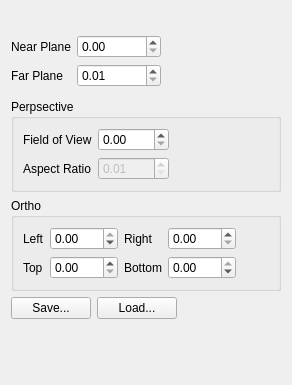
<?xml version="1.0" encoding="UTF-8"?>
<ui version="4.0">
 <class>CameraWidget</class>
 <widget class="QWidget" name="CameraWidget">
  <property name="geometry">
   <rect>
    <x>0</x>
    <y>0</y>
    <width>292</width>
    <height>385</height>
   </rect>
  </property>
  <property name="windowTitle">
   <string>Form</string>
  </property>
  <layout class="QVBoxLayout" name="verticalLayout_2">
   <item>
    <layout class="QVBoxLayout" name="verticalLayout">
     <item>
      <widget class="VectorWidget" name="positionVecEdit" native="true"/>
     </item>
     <item>
      <widget class="VectorWidget" name="centerVecEdit" native="true"/>
     </item>
     <item>
      <widget class="VectorWidget" name="viewVecEdit" native="true"/>
     </item>
    </layout>
   </item>
   <item>
    <spacer name="verticalSpacer_2">
     <property name="orientation">
      <enum>Qt::Vertical</enum>
     </property>
     <property name="sizeType">
      <enum>QSizePolicy::Preferred</enum>
     </property>
     <property name="sizeHint" stdset="0">
      <size>
       <width>20</width>
       <height>6</height>
      </size>
     </property>
    </spacer>
   </item>
   <item>
    <layout class="QHBoxLayout" name="horizontalLayout">
     <item>
      <layout class="QFormLayout" name="formLayout">
       <item row="0" column="0">
        <widget class="QLabel" name="label_7">
         <property name="text">
          <string>Near Plane</string>
         </property>
        </widget>
       </item>
       <item row="0" column="1">
        <widget class="QDoubleSpinBox" name="near">
         <property name="maximum">
          <double>99999.000000000000000</double>
         </property>
        </widget>
       </item>
       <item row="1" column="0">
        <widget class="QLabel" name="label_8">
         <property name="text">
          <string>Far Plane</string>
         </property>
        </widget>
       </item>
       <item row="1" column="1">
        <widget class="QDoubleSpinBox" name="far">
         <property name="minimum">
          <double>0.010000000000000</double>
         </property>
         <property name="maximum">
          <double>9999999.000000000000000</double>
         </property>
        </widget>
       </item>
      </layout>
     </item>
     <item>
      <spacer name="horizontalSpacer">
       <property name="orientation">
        <enum>Qt::Horizontal</enum>
       </property>
       <property name="sizeHint" stdset="0">
        <size>
         <width>40</width>
         <height>20</height>
        </size>
       </property>
      </spacer>
     </item>
    </layout>
   </item>
   <item>
    <spacer name="verticalSpacer_3">
     <property name="orientation">
      <enum>Qt::Vertical</enum>
     </property>
     <property name="sizeType">
      <enum>QSizePolicy::Preferred</enum>
     </property>
     <property name="sizeHint" stdset="0">
      <size>
       <width>17</width>
       <height>6</height>
      </size>
     </property>
    </spacer>
   </item>
   <item>
    <widget class="QGroupBox" name="perspectiveGroupBox">
     <property name="title">
      <string>Perpsective</string>
     </property>
     <layout class="QGridLayout" name="gridLayout_2">
      <item row="0" column="0">
       <widget class="QLabel" name="label_9">
        <property name="text">
         <string>Field of View</string>
        </property>
       </widget>
      </item>
      <item row="0" column="1">
       <widget class="QDoubleSpinBox" name="fov">
        <property name="maximum">
         <double>180.000000000000000</double>
        </property>
       </widget>
      </item>
      <item row="0" column="2" rowspan="2">
       <spacer name="horizontalSpacer_3">
        <property name="orientation">
         <enum>Qt::Horizontal</enum>
        </property>
        <property name="sizeHint" stdset="0">
         <size>
          <width>62</width>
          <height>20</height>
         </size>
        </property>
       </spacer>
      </item>
      <item row="1" column="0">
       <widget class="QLabel" name="label_10">
        <property name="text">
         <string>Aspect Ratio</string>
        </property>
       </widget>
      </item>
      <item row="1" column="1">
       <widget class="QDoubleSpinBox" name="aspectRatio">
        <property name="enabled">
         <bool>false</bool>
        </property>
        <property name="minimum">
         <double>0.010000000000000</double>
        </property>
        <property name="maximum">
         <double>1000.000000000000000</double>
        </property>
       </widget>
      </item>
     </layout>
    </widget>
   </item>
   <item>
    <widget class="QGroupBox" name="orthoGroupBox">
     <property name="title">
      <string>Ortho</string>
     </property>
     <property name="flat">
      <bool>false</bool>
     </property>
     <layout class="QGridLayout" name="gridLayout">
      <item row="1" column="1">
       <widget class="QDoubleSpinBox" name="top">
        <property name="maximum">
         <double>999.000000000000000</double>
        </property>
       </widget>
      </item>
      <item row="0" column="3">
       <widget class="QDoubleSpinBox" name="right">
        <property name="maximum">
         <double>999.000000000000000</double>
        </property>
       </widget>
      </item>
      <item row="0" column="2">
       <widget class="QLabel" name="label_4">
        <property name="text">
         <string>Right</string>
        </property>
       </widget>
      </item>
      <item row="1" column="3">
       <widget class="QDoubleSpinBox" name="bottom">
        <property name="minimum">
         <double>-999.000000000000000</double>
        </property>
        <property name="maximum">
         <double>0.000000000000000</double>
        </property>
       </widget>
      </item>
      <item row="1" column="0">
       <widget class="QLabel" name="label_5">
        <property name="text">
         <string>Top</string>
        </property>
       </widget>
      </item>
      <item row="0" column="1">
       <widget class="QDoubleSpinBox" name="left">
        <property name="minimum">
         <double>-999.000000000000000</double>
        </property>
        <property name="maximum">
         <double>0.000000000000000</double>
        </property>
       </widget>
      </item>
      <item row="1" column="2">
       <widget class="QLabel" name="label_6">
        <property name="text">
         <string>Bottom</string>
        </property>
       </widget>
      </item>
      <item row="0" column="0">
       <widget class="QLabel" name="label_3">
        <property name="text">
         <string>Left</string>
        </property>
       </widget>
      </item>
      <item row="0" column="4">
       <spacer name="horizontalSpacer_2">
        <property name="orientation">
         <enum>Qt::Horizontal</enum>
        </property>
        <property name="sizeHint" stdset="0">
         <size>
          <width>40</width>
          <height>20</height>
         </size>
        </property>
       </spacer>
      </item>
     </layout>
    </widget>
   </item>
   <item>
    <layout class="QHBoxLayout" name="horizontalLayout_2">
     <item>
      <widget class="QPushButton" name="saveButton">
       <property name="text">
        <string>Save...</string>
       </property>
      </widget>
     </item>
     <item>
      <widget class="QPushButton" name="loadButton">
       <property name="text">
        <string>Load...</string>
       </property>
      </widget>
     </item>
     <item>
      <spacer name="horizontalSpacer_4">
       <property name="orientation">
        <enum>Qt::Horizontal</enum>
       </property>
       <property name="sizeHint" stdset="0">
        <size>
         <width>40</width>
         <height>20</height>
        </size>
       </property>
      </spacer>
     </item>
    </layout>
   </item>
   <item>
    <spacer name="verticalSpacer">
     <property name="orientation">
      <enum>Qt::Vertical</enum>
     </property>
     <property name="sizeType">
      <enum>QSizePolicy::Expanding</enum>
     </property>
     <property name="sizeHint" stdset="0">
      <size>
       <width>20</width>
       <height>0</height>
      </size>
     </property>
    </spacer>
   </item>
  </layout>
 </widget>
 <customwidgets>
  <customwidget>
   <class>VectorWidget</class>
   <extends>QWidget</extends>
   <header>camerawidget.h</header>
   <container>1</container>
  </customwidget>
 </customwidgets>
 <resources/>
 <connections/>
</ui>
